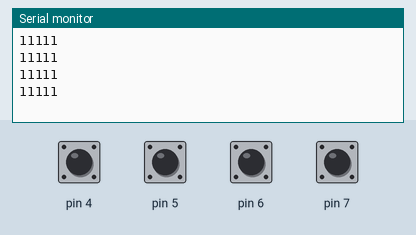
Simulated run of this sketch. Board: Arduino Uno, built with avr-gcc and run on an emulated ATmega328P. On the bench: the last lines printed to the serial monitor. Inputs (shaded band) come from the test bench; at power-on: pin 4–7 HIGH.

Above: at 1.8 s.
1.9 s: pin 4 pulled LOW for 0.6 s
At 2.4 s:
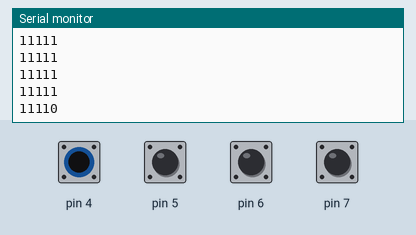
4.0 s: pin 5 pulled LOW for 0.6 s
At 4.4 s:
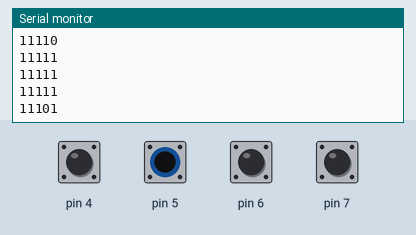
6.1 s: pin 6 pulled LOW for 0.6 s
At 6.9 s:
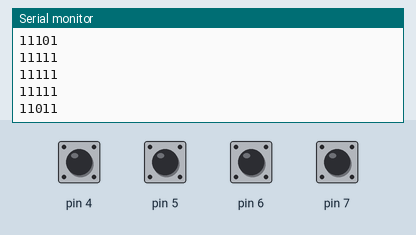
8.2 s: pin 7 pulled LOW for 0.6 s
At 8.9 s:
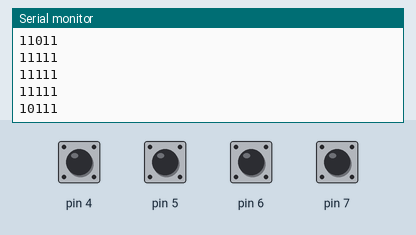
Timing chart, 0 to 11.2 s (numbered marks = the images above; inputs shaded):
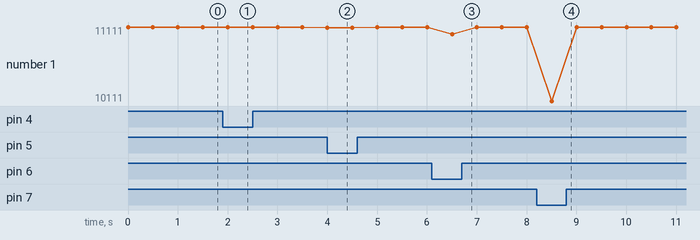

Measured:
- after the input at 1.9 s, the serial monitor: prints a new line after 0.10 s (image 1)
- after the input at 4.0 s, the serial monitor: prints a new line at once (image 2)
- after the input at 6.1 s, the serial monitor: prints a new line after 0.40 s (image 3)
- after the input at 8.2 s, the serial monitor: prints a new line after 0.31 s (image 4)

The sketch:

ex2.ino
```cpp
// Citirea stării butoanelor conectate la pinii 4, 5, 6, 7
// afișarea prin interfața serială
// se transmite un număr care are ultimele 4 cifre starea
//butoanelor apăsate
// variabile pentru starea butoanelor
int b1;
int b2;
int b3;
int b4;
// variabila pentru compunerea numărului de transmis
int stat = 0;
void setup() {
  // configurare pini pentru butoane, intrare
  pinMode(4, INPUT_PULLUP);
  pinMode(5, INPUT_PULLUP);
  pinMode(6, INPUT_PULLUP);
  pinMode(7, INPUT_PULLUP);
  // activare comunicatie serială
  Serial.begin(9600);
}
void loop() {
  // citire stare butoane
  b1 = digitalRead(4);
  b2 = digitalRead(5);
  b3 = digitalRead(6);
  b4 = digitalRead(7);
  // compunere rezultat
  stat = 10000 + b4 * 1000 + b3 * 100 + b2 * 10 + b1;
  // transmisie
  Serial.println(stat);
  // așteptare 0.5 sec
  delay(500);
}
```
